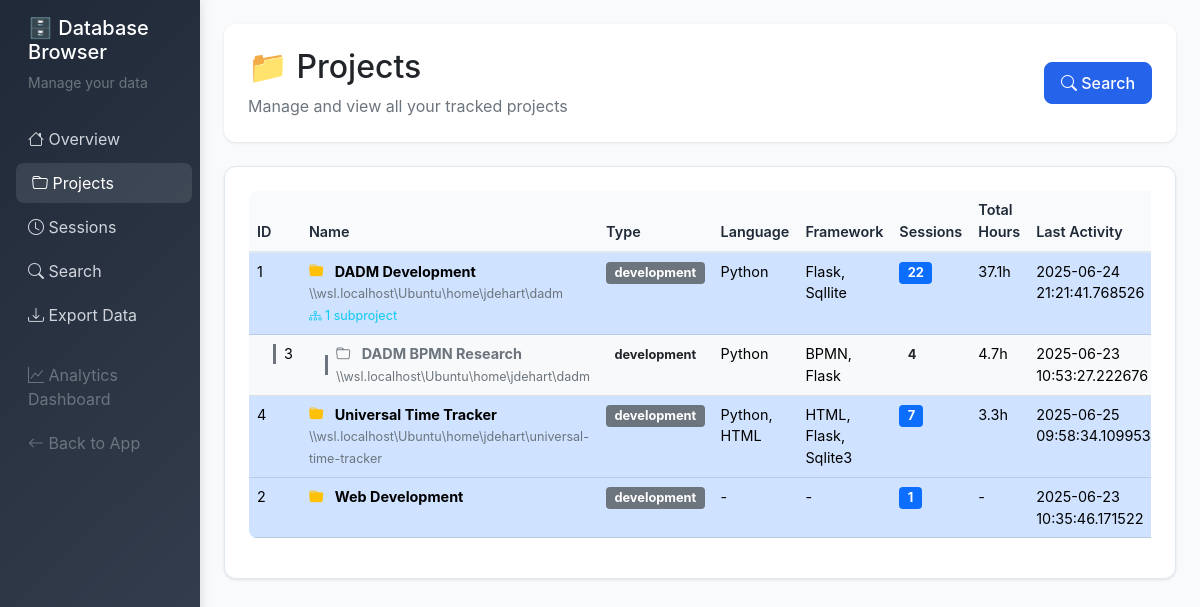
Page /db/projects on the earlier database version.
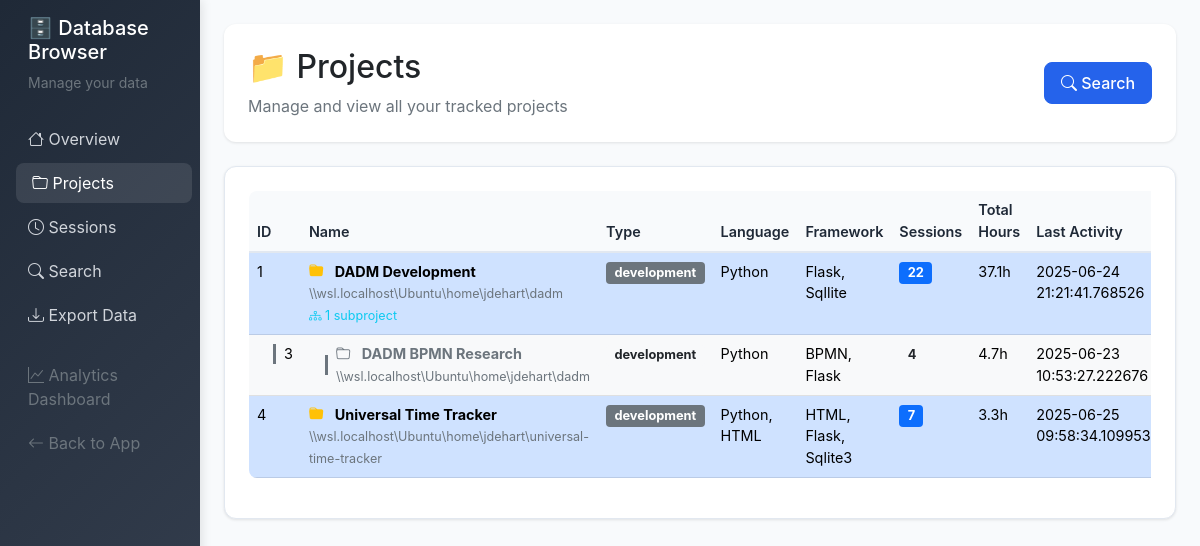
Same page on the later database version.
### server/src/models.py (models this page shows, shortened)
class Project:
    __tablename__ = 'projects'

### server/src/db_browser.py (the view)
@db_browser.route('/db/projects')
def projects():
    conn = get_db_connection()
    all_projects = conn.execute('''
        SELECT p.*, COUNT(s.id) as session_count,
               SUM(s.duration_minutes) as total_duration
        FROM projects p
        LEFT JOIN sessions s ON p.id = s.project_id
        GROUP BY p.id
        ORDER BY p.name
    ''').fetchall()
    projects_dict = {p['id']: dict(p) for p in all_projects}
    parent_projects = []
    subprojects = []
    for project in all_projects:
        project_dict = dict(project)
        if project['parent_id'] is None:
            project_dict['subprojects'] = []
            parent_projects.append(project_dict)
        else:
            subprojects.append(project_dict)
    for subproject in subprojects:
        parent_id = subproject['parent_id']
        if parent_id in projects_dict:
            for parent in parent_projects:
                if parent['id'] == parent_id:
                    parent['subprojects'].append(subproject)
                    break
    for parent in parent_projects:
        total_duration = parent['total_duration'] or 0
        total_sessions = parent['session_count'] or 0
        for subproject in parent['subprojects']:
            total_duration += subproject['total_duration'] or 0
            total_sessions += subproject['session_count'] or 0
        parent['total_duration'] = total_duration
        parent['session_count'] = total_sessions
    parent_projects.sort(key=lambda x: x['name'].lower())
    for parent in parent_projects:
        parent['subprojects'].sort(key=lambda x: x['name'].lower())
    conn.close()
    return render_template('db_browser/projects.html', projects=parent_projects)

### server/src/db_browser.py (called while the page is built)
def get_db_connection():
    database_path = os.environ.get('DATABASE_PATH', '/app/data/timetracker.db')
    conn = sqlite3.connect(database_path)
    conn.row_factory = sqlite3.Row
    return conn

### server/src/templates/db_browser/projects.html (shortened to what this page needs)
{% extends "db_browser/base.html" %}
{% block content %}
<div class="page-header">
    <div class="row align-items-center">
        <div class="col">
            <h1 class="h2 mb-2">📁 Projects</h1>
            <p class="text-muted mb-0">Manage and view all your tracked projects</p>
        </div>
        <div class="col-auto">
            <a href="{{ url_for('db_browser.search') }}" class="btn btn-primary">
                <i class="bi bi-search"></i> Search
            </a>
        </div>
    </div>
</div>
<div class="content-card">
    {% if projects %}
    <div class="table-responsive">
        <table class="table table-hover">
            <thead>
                <tr>
                    <th>ID</th>
                    <th>Name</th>
                    <th>Type</th>
                    <th>Language</th>
                    <th>Framework</th>
                    <th>Sessions</th>
                    <th>Total Hours</th>
                    <th>Last Activity</th>
                </tr>
            </thead>
            <tbody>
                {% for project in projects %}
                <tr class="table-primary">
                    <td>{{ project.id }}</td>
                    <td>
                        <strong>
                            <i class="bi bi-folder-fill text-warning me-2"></i>
                            {{ project.name }}
                        </strong>
                        {% if project.path %}
                            <br><small class="text-muted">{{ project.path }}</small>
                        {% endif %}
                        {% if project.subprojects %}
                            <br><small class="text-info">
                                <i class="bi bi-diagram-3"></i> {{ project.subprojects|length }} subproject{{ 's' if project.subprojects|length != 1 else '' }}
                            </small>
                        {% endif %}
                    </td>
                    <td>
                        <span class="badge bg-secondary">{{ project.type }}</span>
                    </td>
                    <td>{{ project.language or '-' }}</td>
                    <td>{{ project.framework or '-' }}</td>
                    <td>
                        <span class="badge bg-primary">{{ project.session_count }}</span>
                    </td>
                    <td>
                        {% if project.total_duration %}
                            {{ "%.1f"|format(project.total_duration / 60) }}h
                        {% else %}
                            -
                        {% endif %}
                    </td>
                    <td>
                        {% if project.last_activity %}
                            {% set date_parts = project.last_activity.split('T') %}
                            {{ date_parts[0] }}
                        {% else %}
                            -
                        {% endif %}
                    </td>
                </tr>
                {% for subproject in project.subprojects %}
                <tr class="table-light">
                    <td>
                        <div class="d-flex align-items-center">
                            <div class="border-start border-3 border-secondary ms-3 me-2" style="height: 20px;"></div>
                            {{ subproject.id }}
                        </div>
                    </td>
                    <td>
                        <div class="d-flex align-items-center">
                            <div class="border-start border-3 border-secondary ms-3 me-2" style="height: 20px;"></div>
                            <div>
                                <strong class="text-secondary">
                                    <i class="bi bi-folder text-muted me-2"></i>
                                    {{ subproject.name }}
                                </strong>
                                {% if subproject.path %}
                                    <br><small class="text-muted">{{ subproject.path }}</small>
                                {% endif %}
                            </div>
                        </div>
                    </td>
                    <td>
                        <span class="badge bg-light text-dark">{{ subproject.type }}</span>
                    </td>
                    <td>{{ subproject.language or '-' }}</td>
                    <td>{{ subproject.framework or '-' }}</td>
                    <td>
                        <span class="badge bg-light text-dark">{{ subproject.session_count }}</span>
                    </td>
                    <td>
                        {% if subproject.total_duration %}
                            {{ "%.1f"|format(subproject.total_duration / 60) }}h
                        {% else %}
                            -
                        {% endif %}
                    </td>
                    <td>
                        {% if subproject.last_activity %}
                            {% set date_parts = subproject.last_activity.split('T') %}
                            {{ date_parts[0] }}
                        {% else %}
                            -
                        {% endif %}
                    </td>
                </tr>
                {% endfor %}
                {% endfor %}
            </tbody>
        </table>
    </div>
    {% else %}
    <div class="text-center py-5">
        <i class="bi bi-folder-x fs-1 text-muted"></i>
        <h4 class="text-muted mt-3">No projects found</h4>
        <p class="text-muted">Start tracking time to see your projects here.</p>
    </div>
    {% endif %}
</div>
{% endblock %}

### server/src/templates/db_browser/base.html (shortened to what this page needs)
<!DOCTYPE html>
<html lang="en">
<head>
    <link href="https://cdn.jsdelivr.net/npm/bootstrap@5.1.3/dist/css/bootstrap.min.css" rel="stylesheet">
    <link href="https://cdn.jsdelivr.net/npm/bootstrap-icons@1.7.2/font/bootstrap-icons.css" rel="stylesheet">
</head>
<body>
    <div class="container-fluid">
        <div class="row">
            <nav class="col-md-3 col-lg-2 d-md-block sidebar collapse">
                <div class="position-sticky pt-3">
                    <div class="px-3 mb-4">
                        <h5 class="text-white">🗄️ Database Browser</h5>
                        <p class="text-muted small">Manage your data</p>
                    </div>
                    <ul class="nav flex-column">
                        <li class="nav-item">
                            <a class="nav-link {% if request.endpoint == 'db_browser.index' %}active{% endif %}" href="{{ url_for('db_browser.index') }}">
                                <i class="bi bi-house"></i> Overview
                            </a>
                        </li>
                        <li class="nav-item">
                            <a class="nav-link {% if request.endpoint == 'db_browser.projects' %}active{% endif %}" href="{{ url_for('db_browser.projects') }}">
                                <i class="bi bi-folder"></i> Projects
                            </a>
                        </li>
                        <li class="nav-item">
                            <a class="nav-link {% if request.endpoint == 'db_browser.sessions' %}active{% endif %}" href="{{ url_for('db_browser.sessions') }}">
                                <i class="bi bi-clock"></i> Sessions
                            </a>
                        </li>
                        <li class="nav-item">
                            <a class="nav-link {% if request.endpoint == 'db_browser.search' %}active{% endif %}" href="{{ url_for('db_browser.search') }}">
                                <i class="bi bi-search"></i> Search
                            </a>
                        </li>
                        <li class="nav-item">
                            <a class="nav-link {% if request.endpoint == 'db_browser.export_data' %}active{% endif %}" href="{{ url_for('db_browser.export_data') }}">
                                <i class="bi bi-download"></i> Export Data
                            </a>
                        </li>
                        <li class="nav-item mt-3">
                            <a class="nav-link text-muted" href="/dashboard">
                                <i class="bi bi-graph-up"></i> Analytics Dashboard
                            </a>
                        </li>
                        <li class="nav-item">
                            <a class="nav-link text-muted" href="/">
                                <i class="bi bi-arrow-left"></i> Back to App
                            </a>
                        </li>
                    </ul>
                </div>
            </nav>
            <main class="col-md-9 ms-sm-auto col-lg-10 px-md-4 main-content">
                {% block content %}{% endblock %}
            </main>
        </div>
    </div>
</body>
</html>

### server/src/templates/db_browser/base.html (style rules this page uses)
:root { --primary-color: #2563eb; --success-color: #16a34a; --warning-color: #ca8a04; --danger-color: #dc2626; --info-color: #0891b2; --dark-color: #1f2937; --light-color: #f8fafc; --border-color: #e2e8f0; }
body { background-color: var(--light-color); font-family: 'Inter', -apple-system, BlinkMacSystemFont, sans-serif; }
.sidebar { min-height: 100vh; background: linear-gradient(135deg, var(--dark-color) 0%, #374151 100%); box-shadow: 2px 0 10px rgba(0,0,0,0.1); }
.sidebar .nav-link { color: #d1d5db; border-radius: 8px; margin: 2px 0; transition: all 0.3s ease; }
.sidebar .nav-link:hover, .sidebar .nav-link.active { background-color: rgba(255,255,255,0.1); color: white; transform: translateX(4px); }
.main-content { padding: 24px; }
.page-header { background: white; border-radius: 12px; padding: 24px; margin-bottom: 24px; box-shadow: 0 1px 3px rgba(0,0,0,0.1); }
.content-card { background: white; border-radius: 12px; padding: 24px; box-shadow: 0 1px 3px rgba(0,0,0,0.1); border: 1px solid var(--border-color); margin-bottom: 24px; }
.table-responsive { font-size: 0.9rem; }
.badge { font-size: 0.8rem; }
.btn-primary { background: var(--primary-color); border-color: var(--primary-color); border-radius: 8px; padding: 8px 16px; font-weight: 500; }
.table { border-radius: 8px; overflow: hidden; }
.table thead th { background-color: var(--light-color); border-bottom: 2px solid var(--border-color); font-weight: 600; color: var(--dark-color); }

Differences in the rows shown:
removed Project: id "2", name "Web Development", type "development", language "-", framework "-", session_count "1", last_activity "2025-06-23 10:35:46.171522", shown under "📁 Projects"
